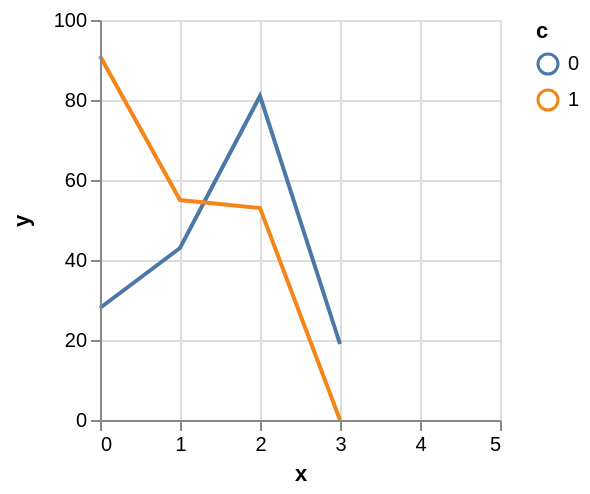

Express this chart as Vega-Lite.
### Vega specification from a JSON file in a GitHub repository (floating-point values rounded to 4 significant figures)
{"$schema": "https://vega.github.io/schema/vega/v4.json", "autosize": "pad", "padding": 5, "width": 200, "height": 200, "style": "cell", "data": [{"name": "source_0", "values": [{"x": 0, "y": 28, "c": 0}, {"x": 0, "y": 91, "c": 1}, {"x": 1, "y": 43, "c": 0}, {"x": 1, "y": 55, "c": 1}, {"x": 2, "y": 81, "c": 0}, {"x": 2, "y": 53, "c": 1}, {"x": 3, "y": 19, "c": 0}]}, {"name": "data_0", "source": "source_0", "transform": [{"type": "formula", "expr": "toNumber(datum[\"x\"])", "as": "x"}, {"type": "formula", "expr": "toNumber(datum[\"y\"])", "as": "y"}, {"type": "impute", "field": "y", "key": "x", "method": "value", "groupby": ["c"], "value": null}, {"type": "formula", "expr": "datum.y === null ? 0 : datum.y", "as": "y"}]}], "marks": [{"name": "pathgroup", "type": "group", "from": {"facet": {"name": "faceted_path_main", "data": "data_0", "groupby": ["c"]}}, "encode": {"update": {"width": {"field": {"group": "width"}}, "height": {"field": {"group": "height"}}}}, "marks": [{"name": "marks", "type": "line", "style": ["line"], "sort": {"field": "datum[\"x\"]", "order": "descending"}, "from": {"data": "faceted_path_main"}, "encode": {"update": {"stroke": {"scale": "color", "field": "c"}, "x": {"scale": "x", "field": "x"}, "y": {"scale": "y", "field": "y"}, "defined": {"signal": "datum[\"x\"] !== null && !isNaN(datum[\"x\"]) && datum[\"y\"] !== null && !isNaN(datum[\"y\"])"}}}}]}], "scales": [{"name": "x", "type": "linear", "domain": {"data": "data_0", "field": "x"}, "range": [0, {"signal": "width"}], "nice": 1, "zero": false}, {"name": "y", "type": "linear", "domain": {"data": "data_0", "field": "y"}, "range": [{"signal": "height"}, 0], "nice": true, "zero": true}, {"name": "color", "type": "ordinal", "domain": {"data": "data_0", "field": "c", "sort": true}, "range": "category"}], "axes": [{"scale": "x", "orient": "bottom", "grid": false, "title": "x", "labelFlush": true, "labelOverlap": true, "tickCount": {"signal": "ceil(width/40)"}, "zindex": 1}, {"scale": "x", "orient": "bottom", "grid": true, "tickCount": {"signal": "ceil(width/40)"}, "gridScale": "y", "domain": false, "labels": false, "maxExtent": 0, "minExtent": 0, "ticks": false, "zindex": 0}, {"scale": "y", "orient": "left", "grid": false, "title": "y", "labelOverlap": true, "tickCount": {"signal": "ceil(height/40)"}, "zindex": 1}, {"scale": "y", "orient": "left", "grid": true, "tickCount": {"signal": "ceil(height/40)"}, "gridScale": "x", "domain": false, "labels": false, "maxExtent": 0, "minExtent": 0, "ticks": false, "zindex": 0}], "legends": [{"stroke": "color", "title": "c"}], "config": {"axisY": {"minExtent": 30}}}
